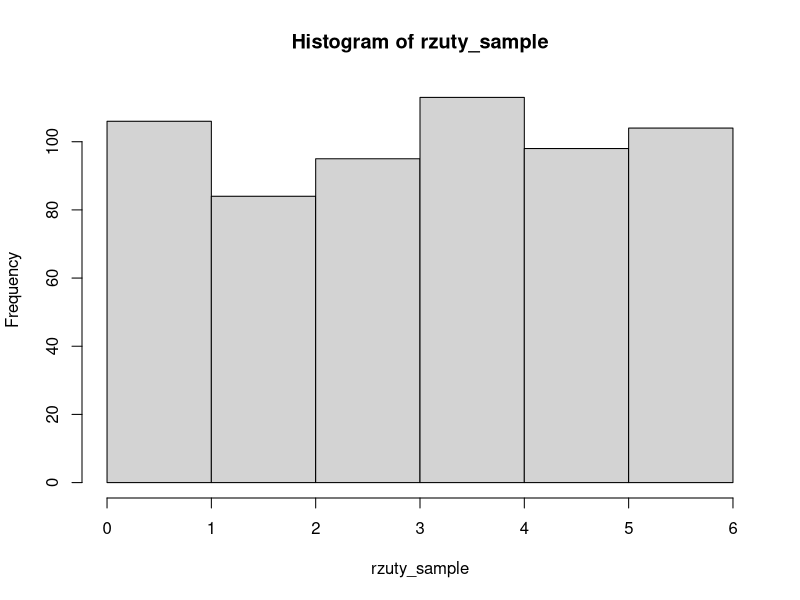

Write R code to recreate this figure.
# a) i)
set.seed(123)
n_kostka <- 60000
u_kostka <- runif(n_kostka)
rzuty <- floor(u_kostka * 6) + 1
u_kostka

# a) ii)
srednia_proby <- mean(rzuty)
wariancja_proby <- var(rzuty)

cat("srednia:", srednia_proby, "(powinno: 3.5)\n")
cat("wariancja:", wariancja_proby, "(powinno ~2.916 [35/12])\n")

# a) iii)
tabela_czestosci <- table(rzuty)
print(tabela_czestosci)

# a) iv)
df_rzuty <- as.data.frame(rzuty)
var(df_rzuty)


# b)
rzuty_sample <- sample(x = 1:6, size = 600, replace = TRUE)
hist(rzuty_sample, breaks = 0:6)

